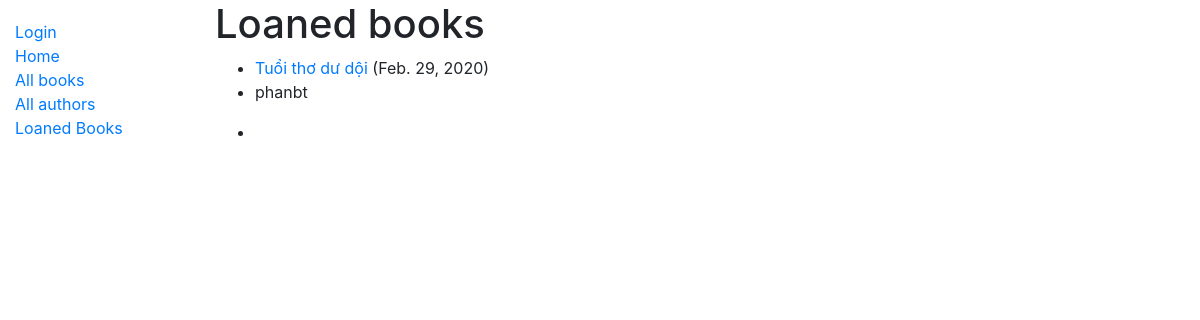
Before: /catalog/loaned-books/ with the older database file.
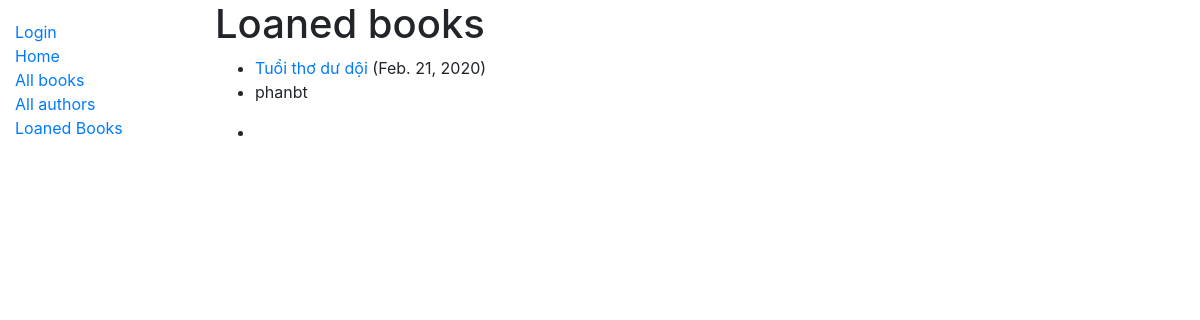
After: the same page with the newer database file.
### BookInstance/models.py (models this page shows, shortened)
class BookInstance(models.Model):
  LOAN_STATUS = (
    ('m', 'Maintenance'),
    ('o', 'On loan'),
    ('a', 'Available'),
    ('r', 'Reserved'),
  )
  id = models.UUIDField(primary_key=True, default=uuid.uuid4)
  imprint = models.CharField(max_length=200)
  due_back = models.DateField(null=True, blank=True)
  status = models.CharField(
            max_length=1,
            choices=LOAN_STATUS,
            blank=True,
            default='m',
            help_text='Book availability',
          )
  book = models.ForeignKey(Book, on_delete=models.SET_NULL, null=True)
  borrower = models.ForeignKey(User, on_delete=models.SET_NULL, null=True, blank=True)
  class Meta:
    ordering = ['due_back']
    permissions = (("can_mark_returned", "Set book as returned"),)
  @property
  def is_overdue(self):
    if self.due_back and date.today() > self.due_back:
      return True
    return False

### Book/models.py (models this page shows, shortened)
class Book(models.Model):
  title = models.CharField(max_length=200)
  summary =models.TextField(max_length=1000, help_text="Enter description of the book")
  isbn = models.CharField("ISBN", max_length=13,
    help_text='13 Character <a href="https://www.isbn-international.org/content/what-isbn">ISBN number</a>')
  genre = models.ManyToManyField(Genre, help_text='Select a genre for this book')
  author = models.ForeignKey(Author, on_delete=models.SET_NULL, null=True)
  language = models.ForeignKey(Language, on_delete=models.SET_NULL, null=True)
  class Meta:
    db_table = "books"
  def display_genre(self):
    return ', '.join(genre.name for genre in self.genre.all()[:3])
  display_genre.short_description = 'Genre'

### catalog/views.py (the view)
# urls.py: path('loaned-books/', views.LoanedBooksListView.as_view(), name='all-borrowed'),
class LoanedBooksListView(generic.ListView):
  model = BookInstance
  template_name ='catalog/bookinstance_list_loaned.html'
  paginate_by = 10
  def get_queryset(self):
    return BookInstance.objects.filter(status__exact='o').order_by('due_back')

### catalog/templates/catalog/bookinstance_list_loaned.html (shortened to what this page needs)
{% extends "base_generic.html" %}
{% block content %}
    <h1>Loaned books</h1>
    {% if bookinstance_list %}
      {% for bookinst in bookinstance_list %}
        <ul class="{% if bookinst.is_overdue %}text-danger{% endif %}">
          <li>
            <a href="{% url 'book-detail' bookinst.book.pk %}">{{bookinst.book.title}}</a> ({{ bookinst.due_back }})
          </li>
          <li>
            <p>{{bookinst.borrower}}</p>
          </li>
          <li>
            </li>
        </ul>
      {% endfor %}
    {% else %}
      <p>There are no books loaned.</p>
    {% endif %}
{% endblock %}

Changed rows visible on the page:
changed BookInstance "Tuổi thơ dư dội": due_back "Feb. 29, 2020" → "Feb. 21, 2020"
